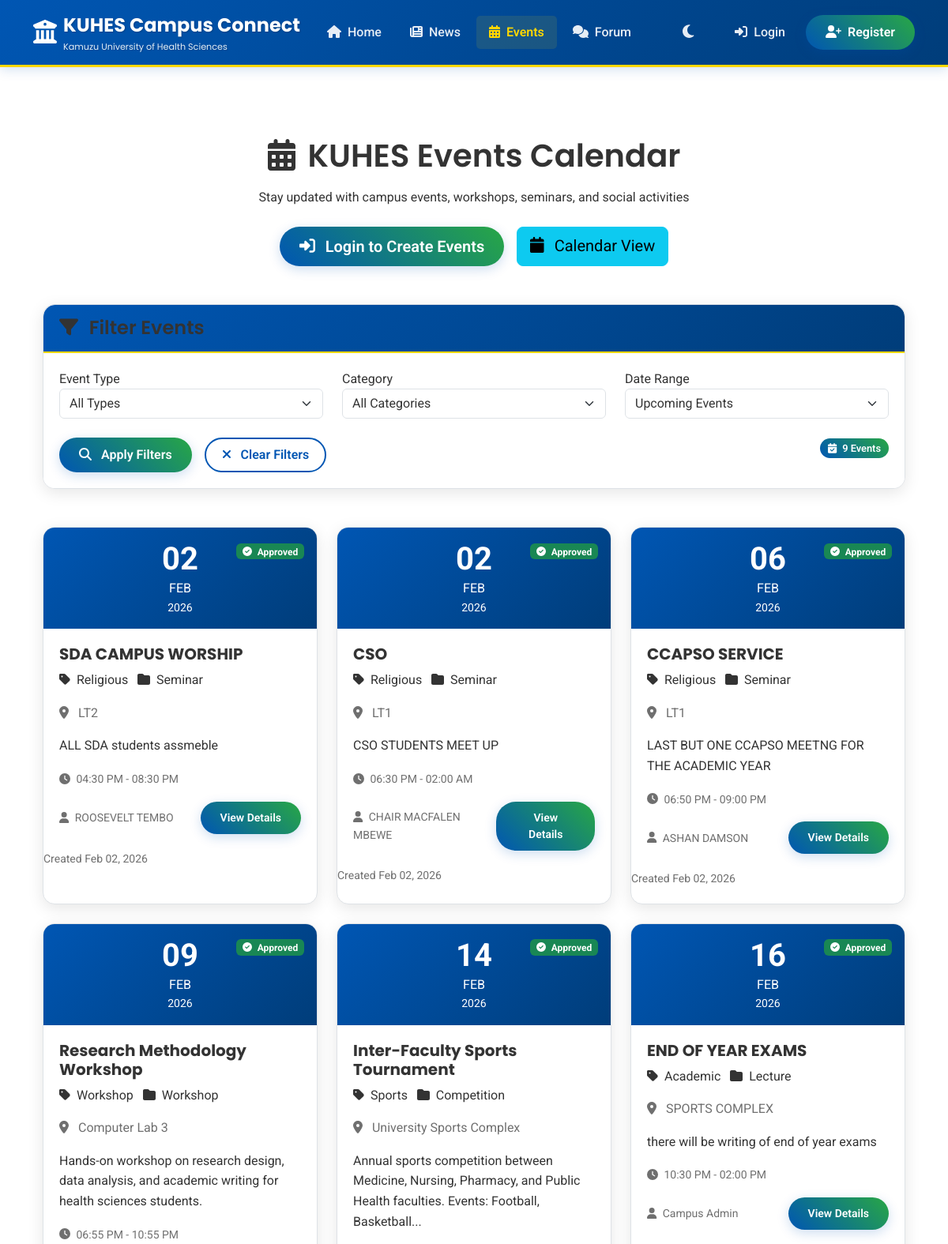
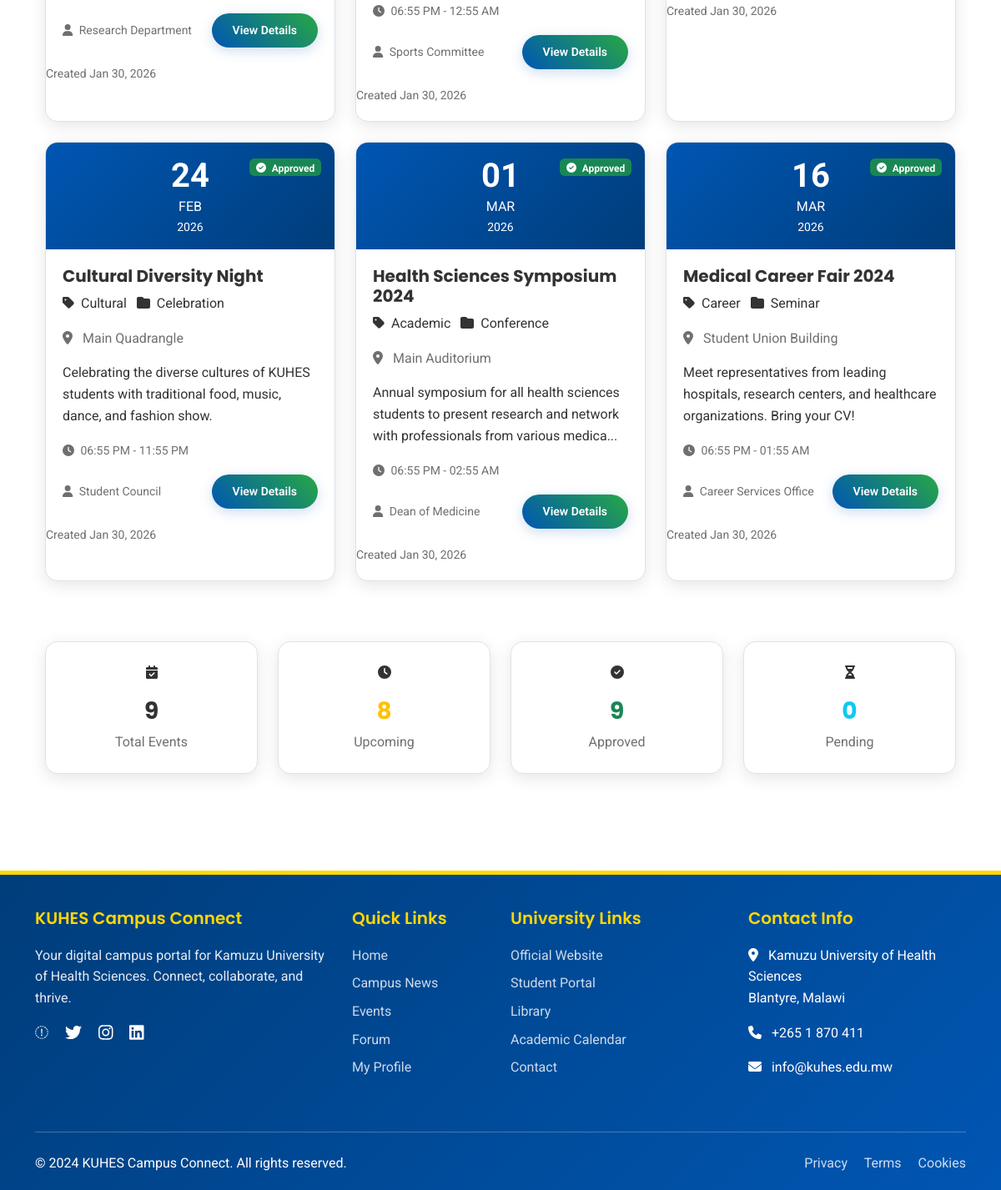
Screenshot of /events/ with the database file from the repository (2 pictures, top to bottom).
### app/models.py (models this page shows, shortened)
class Event(db.Model):
    __tablename__ = 'events'
    id = db.Column(db.Integer, primary_key=True)
    title = db.Column(db.String(200), nullable=False)
    description = db.Column(db.Text, nullable=False)
    event_type = db.Column(db.String(50), nullable=False)
    category = db.Column(db.String(50))
    venue = db.Column(db.String(200), nullable=False)
    organizer_name = db.Column(db.String(100))
    contact_email = db.Column(db.String(120))
    contact_phone = db.Column(db.String(20))
    start_date = db.Column(db.DateTime, nullable=False)
    end_date = db.Column(db.DateTime)
    created_at = db.Column(db.DateTime, default=datetime.utcnow)
    updated_at = db.Column(db.DateTime, default=datetime.utcnow, onupdate=datetime.utcnow)
    status = db.Column(db.String(20), default='pending')
    approved_by = db.Column(db.Integer, db.ForeignKey('users.id'), nullable=True)
    approved_at = db.Column(db.DateTime)
    rejection_reason = db.Column(db.Text)
    user_id = db.Column(db.Integer, db.ForeignKey('users.id'), nullable=False)

### app/events/routes.py (the view)
@events_bp.route('/')
def events_home():
    filter_type = request.args.get('type', 'all')
    filter_category = request.args.get('category', 'all')
    filter_date = request.args.get('date', 'upcoming')
    query = Event.query.filter_by(status='approved')
    if filter_type != 'all':
        query = query.filter_by(event_type=filter_type)
    if filter_category != 'all':
        query = query.filter_by(category=filter_category)
    today = datetime.utcnow().date()
    if filter_date == 'today':
        query = query.filter(db.func.date(Event.start_date) == today)
    elif filter_date == 'week':
        week_end = today + timedelta(days=7)
        query = query.filter(db.func.date(Event.start_date).between(today, week_end))
    elif filter_date == 'month':
        month_end = today + timedelta(days=30)
        query = query.filter(db.func.date(Event.start_date).between(today, month_end))
    elif filter_date == 'past':
        query = query.filter(db.func.date(Event.start_date) < today)
    else:  # upcoming (default)
        query = query.filter(db.func.date(Event.start_date) >= today)
    events = query.order_by(Event.start_date.asc()).all()
    upcoming_count = Event.query.filter_by(status='approved') \
        .filter(Event.start_date >= datetime.utcnow()).count()
    approved_count = Event.query.filter_by(status='approved').count()
    pending_count = Event.query.filter_by(status='pending').count()
    return render_template('events/home.html',
                           events=events,
                           user=current_user,
                           filter_type=filter_type,
                           filter_category=filter_category,
                           filter_date=filter_date,
                           upcoming_count=upcoming_count,
                           approved_count=approved_count,
                           pending_count=pending_count,
                           now=datetime.utcnow().date())

### app/templates/events/home.html (shortened to what this page needs)
{% extends "base.html" %}
{% block content %}
<div class="container py-5">
    <div class="kuhes-hero rounded-3 mb-5">
        <div class="kuhes-hero-content text-center">
            <h1 class="kuhes-hero-title mb-3">
                <i class="fas fa-calendar-alt me-3"></i>KUHES Events Calendar
            </h1>
            <p class="kuhes-hero-subtitle mb-4">
                Stay updated with campus events, workshops, seminars, and social activities
            </p>
            <div class="d-flex flex-wrap justify-content-center gap-3">
                {% if current_user.is_authenticated %}
                <a href="{{ url_for('events.create_event') }}" class="btn btn-kuhes btn-lg">
                    <i class="fas fa-plus-circle me-2"></i> Create New Event
                </a>
                <a href="{{ url_for('events.my_events') }}" class="btn btn-kuhes-outline btn-lg">
                    <i class="fas fa-calendar-check me-2"></i> My Events
                </a>
                {% if current_user.can_approve_events() %}
                <a href="{{ url_for('events.pending_events') }}" class="btn btn-warning btn-lg">
                    <i class="fas fa-clock me-2"></i> Pending Approvals
                </a>
                {% endif %}
                {% else %}
                <a href="{{ url_for('auth.login') }}" class="btn btn-kuhes btn-lg">
                    <i class="fas fa-sign-in-alt me-2"></i> Login to Create Events
                </a>
                {% endif %}
                <a href="{{ url_for('events.events_calendar') }}" class="btn btn-info btn-lg">
                    <i class="fas fa-calendar me-2"></i> Calendar View
                </a>
            </div>
        </div>
    </div>
    <div class="kuhes-card mb-5">
        <div class="kuhes-card-header">
            <h4 class="mb-0"><i class="fas fa-filter me-2"></i> Filter Events</h4>
        </div>
        <div class="kuhes-card-body">
            <form method="GET" class="row g-4">
                <div class="col-md-4">
                    <label class="kuhes-form-label">Event Type</label>
                    <select name="type" class="form-select kuhes-form-control">
                        {% set type_options = [
                            ('all', 'All Types'),
                            ('academic', 'Academic'),
                            ('sports', 'Sports'),
                            ('cultural', 'Cultural'),
                            ('religious', 'Religious'),
                            ('social', 'Social'),
                            ('workshop', 'Workshop'),
                            ('seminar', 'Seminar'),
                            ('conference', 'Conference'),
                            ('career', 'Career Fair')
                        ] %}
                        {% for value, label in type_options %}
                        <option value="{{ value }}"
                                {{ 'selected' if filter_type == value else '' }}>
                            {{ label }}
                        </option>
                        {% endfor %}
                    </select>
                </div>
                <div class="col-md-4">
                    <label class="kuhes-form-label">Category</label>
                    <select name="category" class="form-select kuhes-form-control">
                        {% set category_options = [
                            ('all', 'All Categories'),
                            ('workshop', 'Workshop'),
                            ('seminar', 'Seminar'),
                            ('competition', 'Competition'),
                            ('celebration', 'Celebration'),
                            ('conference', 'Conference'),
                            ('exhibition', 'Exhibition'),
                            ('lecture', 'Lecture'),
                            ('meeting', 'Meeting')
                        ] %}
                        {% for value, label in category_options %}
                        <option value="{{ value }}"
                                {{ 'selected' if filter_category == value else '' }}>
                            {{ label }}
                        </option>
                        {% endfor %}
                    </select>
                </div>
                <div class="col-md-4">
                    <label class="kuhes-form-label">Date Range</label>
                    <select name="date" class="form-select kuhes-form-control">
                        {% set date_options = [
                            ('upcoming', 'Upcoming Events'),
                            ('today', 'Today'),
                            ('week', 'This Week'),
                            ('month', 'This Month'),
                            ('past', 'Past Events'),
                            ('all', 'All Events')
                        ] %}
                        {% for value, label in date_options %}
                        <option value="{{ value }}"
                                {{ 'selected' if filter_date == value else '' }}>
                            {{ label }}
                        </option>
                        {% endfor %}
                    </select>
                </div>
                <div class="col-12">
                    <div class="d-flex flex-wrap gap-3">
                        <button type="submit" class="btn btn-kuhes">
                            <i class="fas fa-search me-2"></i> Apply Filters
                        </button>
                        <a href="{{ url_for('events.events_home') }}" class="btn btn-kuhes-outline">
                            <i class="fas fa-times me-2"></i> Clear Filters
                        </a>
                        <div class="ms-auto">
                            <span class="badge-kuhes">
                                <i class="fas fa-calendar-check me-1"></i> {{ events|length }} Events
                            </span>
                        </div>
                    </div>
                </div>
            </form>
        </div>
    </div>
    {% if events %}
    <div class="row">
        {% for event in events %}
        <div class="col-lg-4 col-md-6 mb-4">
            <div class="kuhes-card h-100">
                <div class="position-absolute top-0 end-0 m-3">
                    {% if event.status == 'approved' %}
                    <span class="badge bg-success">
                        <i class="fas fa-check-circle me-1"></i> Approved
                    </span>
                    {% elif event.status == 'pending' %}
                    <span class="badge bg-warning">
                        <i class="fas fa-clock me-1"></i> Pending
                    </span>
                    {% elif event.status == 'rejected' %}
                    <span class="badge bg-danger">
                        <i class="fas fa-times-circle me-1"></i> Rejected
                    </span>
                    {% endif %}
                </div>
                <div class="p-3 text-center" style="background: linear-gradient(135deg, var(--kuhes-primary), var(--kuhes-dark-blue));">
                    <div class="text-white">
                        <div class="display-6 fw-bold">{{ event.start_date.strftime('%d') }}</div>
                        <div class="text-uppercase">{{ event.start_date.strftime('%b') }}</div>
                        <div class="small">{{ event.start_date.strftime('%Y') }}</div>
                    </div>
                </div>
                <div class="kuhes-card-body">
                    <h5 class="fw-bold mb-2 text-kuhes-primary">{{ event.title }}</h5>
                    <div class="mb-3">
                        <span class="badge-kuhes-outline me-2">
                            <i class="fas fa-tag me-1"></i> {{ event.event_type|title }}
                        </span>
                        <span class="badge-kuhes-outline">
                            <i class="fas fa-folder me-1"></i> {{ event.category|title }}
                        </span>
                    </div>
                    <p class="text-muted mb-3">
                        <i class="fas fa-map-marker-alt me-2 text-kuhes-primary"></i>
                        {{ event.venue }}
                    </p>
                    <p class="mb-3">
                        {{ event.description[:120] }}{% if event.description|length > 120 %}...{% endif %}
                    </p>
                    <div class="mb-3">
                        <small class="text-muted">
                            <i class="fas fa-clock me-1"></i>
                            {{ event.start_date.strftime('%I:%M %p') }}
                            {% if event.end_date %}
                            - {{ event.end_date.strftime('%I:%M %p') }}
                            {% endif %}
                        </small>
                    </div>
                    <div class="d-flex justify-content-between align-items-center">
                        <small class="text-muted">
                            <i class="fas fa-user me-1"></i>
                            {{ event.organizer_name or event.organizer.username }}
                        </small>
                        <a href="{{ url_for('events.view_event', event_id=event.id) }}"
                           class="btn btn-sm btn-kuhes">
                            View Details
                        </a>
                    </div>
                </div>
                <div class="kuhes-card-footer">
                    <div class="d-flex justify-content-between align-items-center">
                        <small class="text-muted">
                            Created {{ event.created_at.strftime('%b %d, %Y') }}
                        </small>
                    </div>
                </div>
            </div>
        </div>
        {% endfor %}
    </div>
    {% endif %}
    <div class="row mt-5">
        <div class="col-md-3 col-6 mb-4">
            <div class="kuhes-card text-center py-4">
                <div class="kuhes-feature-icon mb-3">
                    <i class="fas fa-calendar-check"></i>
                </div>
                <h3 class="fw-bold text-kuhes-primary">{{ events|length }}</h3>
                <p class="text-muted mb-0">Total Events</p>
            </div>
        </div>
        <div class="col-md-3 col-6 mb-4">
            <div class="kuhes-card text-center py-4">
                <div class="kuhes-feature-icon mb-3">
                    <i class="fas fa-clock"></i>
                </div>
                <h3 class="fw-bold text-warning">{{ upcoming_count }}</h3>
                <p class="text-muted mb-0">Upcoming</p>
            </div>
        </div>
        <div class="col-md-3 col-6 mb-4">
            <div class="kuhes-card text-center py-4">
                <div class="kuhes-feature-icon mb-3">
                    <i class="fas fa-check-circle"></i>
                </div>
                <h3 class="fw-bold text-success">{{ approved_count }}</h3>
                <p class="text-muted mb-0">Approved</p>
            </div>
        </div>
        <div class="col-md-3 col-6 mb-4">
            <div class="kuhes-card text-center py-4">
                <div class="kuhes-feature-icon mb-3">
                    <i class="fas fa-hourglass-half"></i>
                </div>
                <h3 class="fw-bold text-info">{{ pending_count }}</h3>
                <p class="text-muted mb-0">Pending</p>
            </div>
        </div>
    </div>
</div>
{% endblock %}

### rows the page displays
Event: status "approved" (drawn), start_date "02", start_date "FEB", start_date "2026", title "SDA CAMPUS WORSHIP", event_type "Religious", category "Seminar", venue "LT2", description "ALL SDA students assmeble", start_date "04:30 PM", end_date "08:30 PM", organizer_name "ROOSEVELT TEMBO", created_at "Feb 02, 2026"
Event: status "approved" (drawn), start_date "02", start_date "FEB", start_date "2026", title "CSO", event_type "Religious", category "Seminar", venue "LT1", description "CSO STUDENTS MEET UP", start_date "06:30 PM", end_date "02:00 AM", organizer_name "CHAIR MACFALEN MBEWE", created_at "Feb 02, 2026"
Event: status "approved" (drawn), start_date "06", start_date "FEB", start_date "2026", title "CCAPSO SERVICE", event_type "Religious", category "Seminar", venue "LT1", description "LAST BUT ONE CCAPSO MEETNG FOR THE ACADEMIC YEAR", start_date "06:50 PM", end_date "09:00 PM", organizer_name "ASHAN DAMSON", created_at "Feb 02, 2026"
Event: status "approved" (drawn), start_date "09", start_date "FEB", start_date "2026", title "Research Methodology Workshop", event_type "Workshop", category "Workshop", venue "Computer Lab 3", description "Hands-on workshop on research design, data analysis, and academic writing for health sciences students.", start_date "06:55 PM", end_date "10:55 PM", organizer_name "Research Department", created_at "Jan 30, 2026"
Event: status "approved" (drawn), start_date "14", start_date "FEB", start_date "2026", title "Inter-Faculty Sports Tournament", event_type "Sports", category "Competition", venue "University Sports Complex", description "Annual sports competition between Medicine, Nursing, Pharmacy, and Public Health faculties. Events: Football, Basketball", start_date "06:55 PM", end_date "12:55 AM", organizer_name "Sports Committee", created_at "Jan 30, 2026"
Event: status "approved" (drawn), start_date "16", start_date "FEB", start_date "2026", title "END OF YEAR EXAMS", event_type "Academic", category "Lecture", venue "SPORTS COMPLEX", description "there will be writing of end of year exams", start_date "10:30 PM", end_date "02:00 PM", organizer_name "Campus Admin", created_at "Jan 30, 2026"
Event: status "approved" (drawn), start_date "24", start_date "FEB", start_date "2026", title "Cultural Diversity Night", event_type "Cultural", category "Celebration", venue "Main Quadrangle", description "Celebrating the diverse cultures of KUHES students with traditional food, music, dance, and fashion show.", start_date "06:55 PM", end_date "11:55 PM", organizer_name "Student Council", created_at "Jan 30, 2026"
Event: status "approved" (drawn), start_date "01", start_date "MAR", start_date "2026", title "Health Sciences Symposium 2024", event_type "Academic", category "Conference", venue "Main Auditorium", description "Annual symposium for all health sciences students to present research and network with professionals from various medica", start_date "06:55 PM", end_date "02:55 AM", organizer_name "Dean of Medicine", created_at "Jan 30, 2026"
Event: status "approved" (drawn), start_date "16", start_date "MAR", start_date "2026", title "Medical Career Fair 2024", event_type "Career", category "Seminar", venue "Student Union Building", description "Meet representatives from leading hospitals, research centers, and healthcare organizations. Bring your CV!", start_date "06:55 PM", end_date "01:55 AM", organizer_name "Career Services Office", created_at "Jan 30, 2026"

### other values shown
{{ events|length }} "9"
{{ upcoming_count }} "8"
{{ approved_count }} "9"
{{ pending_count }} "0"
form field type "All Types"
form field category "All Categories"
form field date "Upcoming Events"
